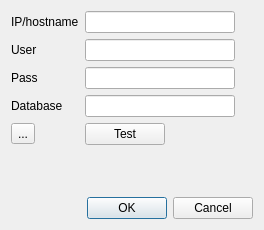
<?xml version="1.0" encoding="UTF-8"?>
<ui version="4.0">
 <class>Dialog_setting</class>
 <widget class="QDialog" name="Dialog_setting">
  <property name="geometry">
   <rect>
    <x>0</x>
    <y>0</y>
    <width>264</width>
    <height>230</height>
   </rect>
  </property>
  <property name="sizePolicy">
   <sizepolicy hsizetype="Minimum" vsizetype="Preferred">
    <horstretch>0</horstretch>
    <verstretch>0</verstretch>
   </sizepolicy>
  </property>
  <property name="windowTitle">
   <string>Cài đặt kết nối Mysql</string>
  </property>
  <layout class="QVBoxLayout" name="verticalLayout">
   <item>
    <layout class="QFormLayout" name="formLayout">
     <property name="fieldGrowthPolicy">
      <enum>QFormLayout::FieldsStayAtSizeHint</enum>
     </property>
     <item row="1" column="1">
      <widget class="QLineEdit" name="linedialog_ip">
       <property name="sizePolicy">
        <sizepolicy hsizetype="Fixed" vsizetype="Fixed">
         <horstretch>0</horstretch>
         <verstretch>0</verstretch>
        </sizepolicy>
       </property>
       <property name="minimumSize">
        <size>
         <width>150</width>
         <height>0</height>
        </size>
       </property>
      </widget>
     </item>
     <item row="3" column="1">
      <widget class="QLineEdit" name="linedialog_user">
       <property name="sizePolicy">
        <sizepolicy hsizetype="Fixed" vsizetype="Fixed">
         <horstretch>0</horstretch>
         <verstretch>0</verstretch>
        </sizepolicy>
       </property>
       <property name="minimumSize">
        <size>
         <width>150</width>
         <height>0</height>
        </size>
       </property>
      </widget>
     </item>
     <item row="5" column="1">
      <widget class="QLineEdit" name="linedialog_pass">
       <property name="sizePolicy">
        <sizepolicy hsizetype="Fixed" vsizetype="Fixed">
         <horstretch>0</horstretch>
         <verstretch>0</verstretch>
        </sizepolicy>
       </property>
       <property name="minimumSize">
        <size>
         <width>150</width>
         <height>0</height>
        </size>
       </property>
       <property name="echoMode">
        <enum>QLineEdit::Password</enum>
       </property>
      </widget>
     </item>
     <item row="7" column="1">
      <widget class="QLineEdit" name="linedialog_db">
       <property name="sizePolicy">
        <sizepolicy hsizetype="Fixed" vsizetype="Fixed">
         <horstretch>0</horstretch>
         <verstretch>0</verstretch>
        </sizepolicy>
       </property>
       <property name="minimumSize">
        <size>
         <width>150</width>
         <height>0</height>
        </size>
       </property>
      </widget>
     </item>
     <item row="8" column="1">
      <widget class="QPushButton" name="pushButton">
       <property name="text">
        <string>Test</string>
       </property>
      </widget>
     </item>
     <item row="7" column="0">
      <widget class="QLabel" name="label_4">
       <property name="text">
        <string>Database</string>
       </property>
      </widget>
     </item>
     <item row="5" column="0">
      <widget class="QLabel" name="label_3">
       <property name="text">
        <string>Pass</string>
       </property>
      </widget>
     </item>
     <item row="3" column="0">
      <widget class="QLabel" name="label_2">
       <property name="text">
        <string>User</string>
       </property>
      </widget>
     </item>
     <item row="1" column="0">
      <widget class="QLabel" name="label">
       <property name="text">
        <string>IP/hostname</string>
       </property>
      </widget>
     </item>
     <item row="8" column="0">
      <widget class="QToolButton" name="toolButton">
       <property name="text">
        <string>...</string>
       </property>
      </widget>
     </item>
    </layout>
   </item>
   <item>
    <widget class="QDialogButtonBox" name="buttonBox">
     <property name="orientation">
      <enum>Qt::Horizontal</enum>
     </property>
     <property name="standardButtons">
      <set>QDialogButtonBox::Cancel|QDialogButtonBox::Ok</set>
     </property>
    </widget>
   </item>
  </layout>
 </widget>
 <resources/>
 <connections>
  <connection>
   <sender>buttonBox</sender>
   <signal>accepted()</signal>
   <receiver>Dialog_setting</receiver>
   <slot>accept()</slot>
   <hints>
    <hint type="sourcelabel">
     <x>247</x>
     <y>222</y>
    </hint>
    <hint type="destinationlabel">
     <x>157</x>
     <y>227</y>
    </hint>
   </hints>
  </connection>
  <connection>
   <sender>buttonBox</sender>
   <signal>rejected()</signal>
   <receiver>Dialog_setting</receiver>
   <slot>reject()</slot>
   <hints>
    <hint type="sourcelabel">
     <x>263</x>
     <y>222</y>
    </hint>
    <hint type="destinationlabel">
     <x>272</x>
     <y>227</y>
    </hint>
   </hints>
  </connection>
 </connections>
</ui>
